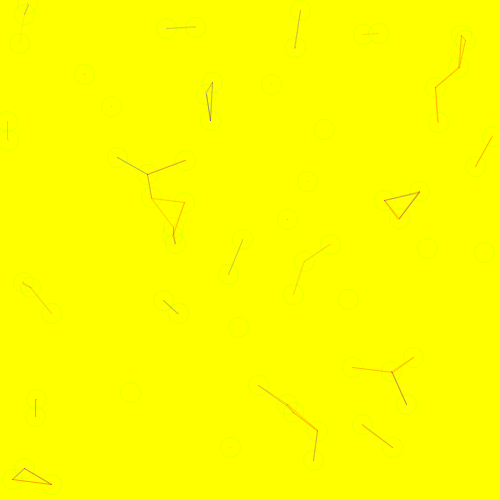
Frame 1 (no input)
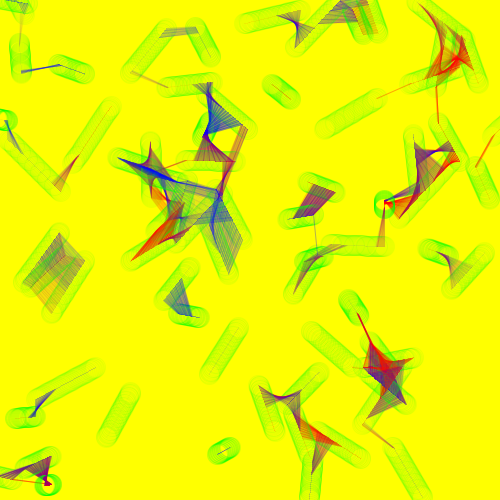
Frame 60 (the mouse pressed at the canvas centre just before this capture)
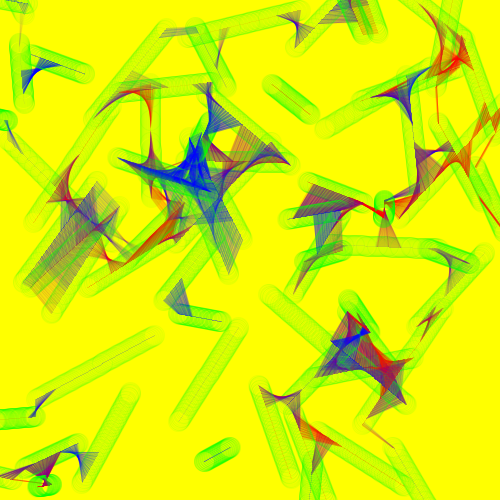
Frame 120 (the mouse held since frame 60 and released just before this capture)

The Processing sketch that drew these frames (run headless with seeded random() and noise(); from frame 60 on, the mouse is pressed at the canvas centre):

// Processing sketch: processing_153648
// ── processing_153648.pde

int     num;     // the number of items in the array
float[] x;       // x-position of point
float[] y;       // y-position
float[] speed;   // speed 
float[] phase;   // phase


float[] red;
float[] green;
float[] blue;
int thegrey;
float[] dx;
float[] dy; 


void setup() {

  //Fullscreen: to make fullscreen run this sketch with presentation mode ( sketch menu > Present )
  //size(displayWidth, displayHeight);

  size(500, 500);
background(255,255,0);

  // change each value below for different visual
  num = 70;
   
  thegrey=0;

 

  // allocate size of arrays
  x = new float[num];
  y = new float[num];
  dx=new float[num];
  dy=new float[num];
  speed = new float[num];
  phase = new float[num]; 


  //setup an initial value for each item in the array
  for (int i=0; i<num; i++) {
    x[i] = random(width); 
    y[i] = random(height);
    
    dx[i] = random(-1, 1);
    dy[i] = random(-1, 1);
  
    speed[i] = random(1); // returns a random float bewteen 0 and 1
    phase[i] = random(TWO_PI);
    
   
    
  }

  //red = 0;
 // blue = 0;
 // green = 0;
  
}


void draw() {
  // don't clear the screen each frame by calling background()
    //background(256);
    
     for (int i=0; i<num; i++) {
       x[i] += dx[i];
  y [i]+= dy[i];
  noFill();
  stroke(0,255,0,20);
  ellipse(x[i],y[i],20,20);
       
  
     
     
      for(int j=0;j<num;j++){
      if (dist(x[i],y[i],x[j],y[j])<40){
       if (j%2==0){ stroke(256,0,0,j);
       }else{stroke(0,0,256,j);}
        line(x[i],y[i],x[j],y[j]);
      }
    }
       }
}
